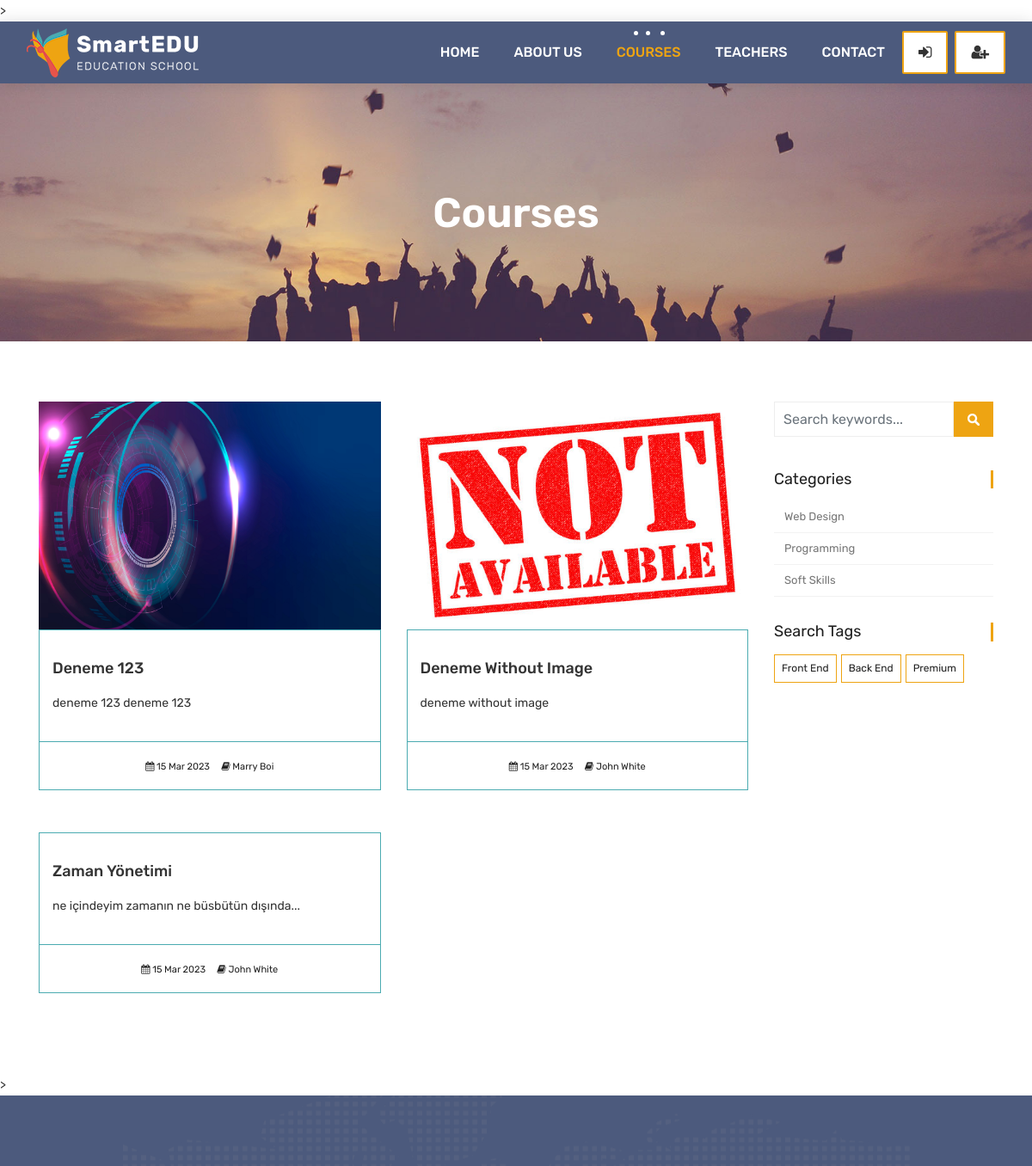
The app's page /courses/ (upper part), older data.
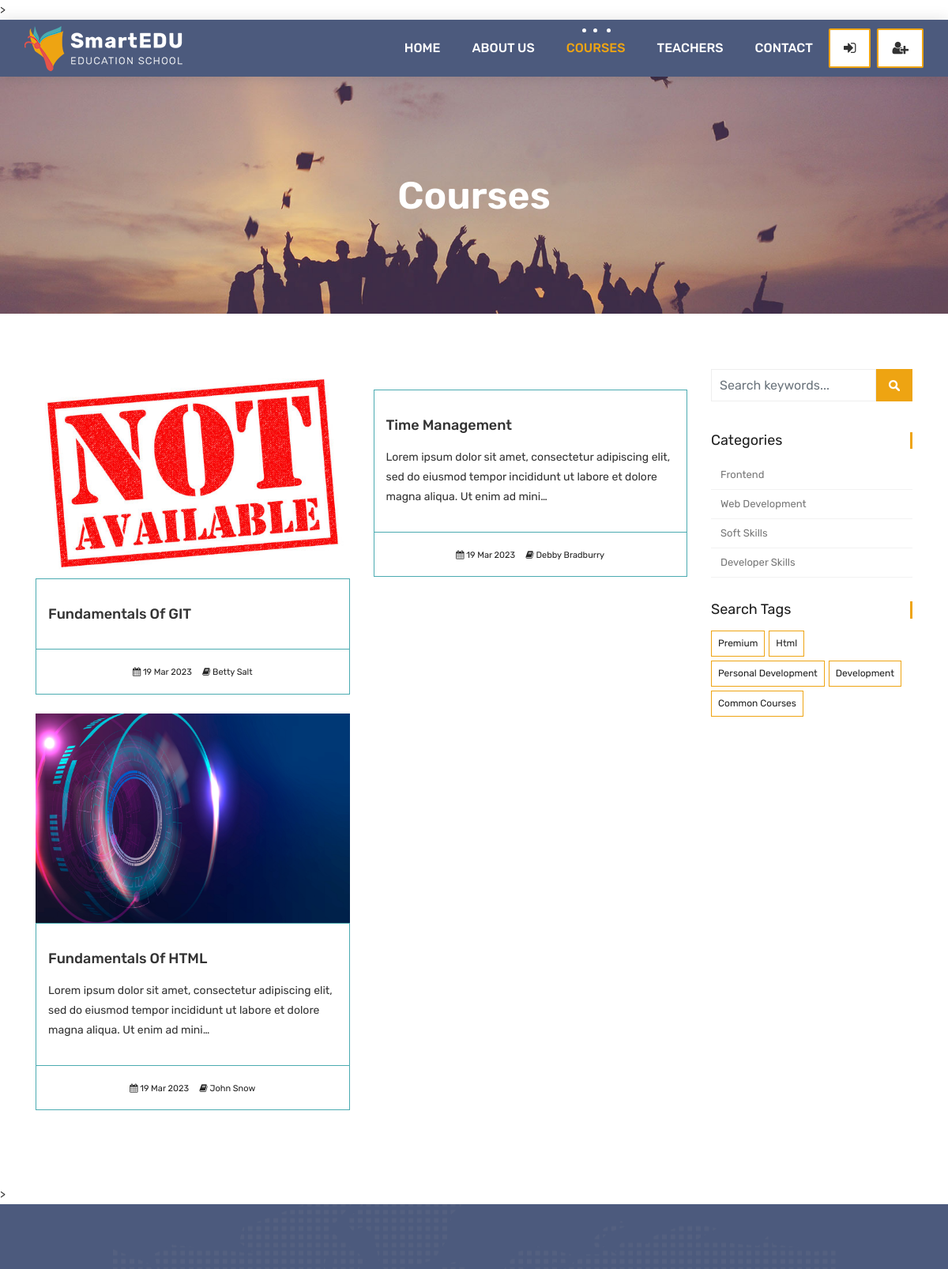
The same page, newer data.
### courses/models.py (models this page shows, shortened)
class Course(models.Model):
    name = models.CharField(max_length=200, unique=True, verbose_name="Course Name", help_text="Enter the course name")
    category = models.ForeignKey(Category, null=True, on_delete=models.DO_NOTHING)
    tags = models.ManyToManyField(Tag, blank=True, null=True)
    students = models.ManyToManyField(User, blank=True, related_name='courses_joined')
    teacher = models.ForeignKey(Teacher, null=True, on_delete=models.CASCADE)
    description = models.TextField(blank=True, null=True)
    image = models.ImageField(upload_to="courses/%Y/%m/%d/", default="default_course_image.jpg")
    date = models.DateTimeField(auto_now=True)
    available = models.BooleanField(default=True)

class Category(models.Model):
    name = models.CharField(max_length=50, null=True)
    slug = models.SlugField(max_length=50, unique=True, null=True)

class Tag(models.Model):
    name = models.CharField(max_length=50, null=True)
    slug = models.SlugField(max_length=50, unique=True, null=True)

### teachers/models.py (models this page shows)
class Teacher(models.Model):
    name = models.CharField(max_length=50)
    title = models.CharField(max_length=50)
    description = models.TextField(blank=True, null=True)
    image = models.ImageField(upload_to="teachers/%Y/%m/%d/", default="teachers/default_teacher_image.jpg")
    facebook = models.URLField(max_length=200, blank=True)
    twitter = models.URLField(max_length=200, blank=True)
    linkedin = models.URLField(max_length=200, blank=True)
    youtube = models.URLField(max_length=200, blank=True)
    def __str__(self):
        return self.name

### courses/views.py (the view)
# urls.py: path('', views.course_list, name="courses"),
def course_list(request, category_slug=None, tag_slug=None):
    category_page = None
    tag_page = None
    categories = categories = Category.objects.all()
    tags = Tag.objects.all()
    current_user = request.user
    if category_slug != None:
        category_page = get_object_or_404(Category, slug=category_slug)
        courses = Course.objects.filter(available=True, category= category_page)
    elif tag_slug != None:
        tag_page = get_object_or_404(Tag, slug=tag_slug)
        courses = Course.objects.filter(available=True, tags=tag_page)
    else:
        if current_user.is_authenticated:
            enrolled_courses = current_user.courses_joined.all()
            courses = Course.objects.all().order_by('-date')
            for course in enrolled_courses:
                courses = courses.exclude(id = course.id)
        else:
            courses = Course.objects.all().order_by('-date')
    context = {
        'courses': courses,
        'categories': categories,
        'tags':tags
    }
    return render(request, 'courses.html', context)

### templates/courses.html
{% extends 'partials/_base.html' %}
{% load static %}
{% block content %}
	<div class="all-title-box">
		<div class="container text-center">
			<h1>Courses</span></h1>
		</div>
	</div>
    <div id="overviews" class="section wb">
        <div class="container">
            <div class="row">
                <div class="col-lg-9 blog-post-single">
                    <div class="row">
						{% for course in courses %}
                        <div class="col-lg-6 col-md-6 col-12 mb-4">
                            <div class="course-item">
                                <div class="image-blog">
                                    <img src="{{course.image.url}}" alt="" class="img-fluid">
                                </div>
                                <div class="course-br">
                                    <div class="course-title">
                                        <h2><a href="{% url 'course_detail' course.category.slug course.id %}" title="">{{course.name}}</a></h2>
                                    </div>
                                    <div class="course-desc">
                                        <p>{{course.description | truncatechars:140}}</p>
                                    </div>
                                </div>
                                <div class="course-meta-bot">
                                    <ul>
                                        <li><i class="fa fa-calendar" aria-hidden="true"></i> {{course.date|date:"d M Y"}}</li>
                                        <li><i class="fa fa-book" aria-hidden="true"></i> {{course.teacher}}</li>
                                    </ul>
                                </div>
                            </div>
                        </div>
						{% endfor %}
                    </div>
                </div>
				<div class="col-lg-3 col-12 right-single">
					<div class="widget-search">
						<div class="site-search-area">
							<form method="get" id="site-searchform" action="{% url 'search' %}">
								<div>
									<input class="input-text form-control" name="search" placeholder="Search keywords..." type="text">
									<input id="searchsubmit" value="Search" type="submit">
								</div>
							</form>
						</div>
					</div>
					<div class="widget-categories">
						<h3 class="widget-title">Categories</h3>
						<ul>
							{% for category in categories %}
								<li><a href="{% url 'courses_by_category' category.slug %}">{{category.name}}</a></li>
							{% endfor %}
						</ul>
					</div>
					<div class="widget-tags">
						<h3 class="widget-title">Search Tags</h3>
						<ul class="tags">
							{% for tag in tags %}
								<li><a href="{% url 'courses_by_tag' tag.slug %}">{% if tag.slug in request.path %} <b>{{tag.name}}</b>{% else %}{{tag.name}}{% endif %}</a></li>
							{% endfor %}
						</ul>
					</div>
				</div>
            </div>
        </div>
    </div>
	{% endblock %}

### templates/partials/_base.html (shortened to what this page needs)
{% load static %}
<!DOCTYPE html>
<html lang="en">
    <link rel="stylesheet" href="{% static 'css/bootstrap.min.css'  %}">
    <link rel="stylesheet" href="{% static 'style.css'  %}">
    <link rel="stylesheet" href="{% static 'css/versions.css'  %}">
    <link rel="stylesheet" href="{% static 'css/responsive.css'  %}">
    <link rel="stylesheet" href="{% static 'css/custom.css'  %}">
</head>
<body class="host_version">
     >
    {% include 'partials/_navbar.html' %}
{% block content %}
{% endblock %}
     >
    {% include 'partials/_footer.html' %}
</body>
</html>

### templates/partials/_navbar.html (shortened to what this page needs)
{% load static %}
	<header class="top-navbar">
		<nav class="navbar navbar-expand-lg navbar-light bg-light">
			<div class="container-fluid">
				<a class="navbar-brand" href="{% url 'index' %}">
					<img src="{% static 'images/logo.png' %}" alt="" />
				</a>
				<div class="collapse navbar-collapse" id="navbars-host">
					<ul class="navbar-nav ml-auto">
						<li class="nav-item {% if '/' == request.path %} active {% endif %}"><a class="nav-link" href="{% url 'index' %}">Home</a></li>
						<li class="nav-item {% if 'about' in request.path %} active {% endif %}"><a class="nav-link" href="{% url 'about' %}">About Us</a></li>
						<li class="nav-item {% if 'courses' in request.path %} active {% endif %}"><a class="nav-link" href="{% url 'courses' %}">Courses</a></li>
						<li class="nav-item {% if 'teachers' in request.path %} active {% endif %}"><a class="nav-link" href="{% url 'teachers' %}">Teachers</a></li>
						<li class="nav-item {% if 'contact' in request.path %} active {% endif %}"><a class="nav-link" href="{% url 'contact' %}">Contact</a></li>
					</ul>
					<ul class="nav navbar-nav navbar-right">
						{% if user.is_authenticated %}
						<li><a class="hover-btn-new log orange mr-2" href="{% url 'dashboard' %}"><span>{{user.username}}</span></a></li>
						<li><a class="hover-btn-new log orange" href="javascript: {document.getElementById('logout').submit()}"><span><i class="fa fa-sign-out"></i></span></a>
								<form action="{% url 'logout' %}" method:POST id="logout">
									{% csrf_token %}
									<input type="hidden">
								</form>
						</li>
						{% else %}
                        <li><a class="hover-btn-new log orange mr-2" href="{% url 'login' %}"><span><i class="fa fa-sign-in"></i></span></a></li>
						<li><a class="hover-btn-new log orange" href="{% url 'register' %}"><span><i class="fa fa-user-plus"></i></span></a></li>
						{% endif %}
                    </ul>
				</div>
			</div>
		</nav>
	</header>

### templates/partials/_footer.html (shortened to what this page needs)
{% load static %}
<footer class="footer">
</footer>
</body>
</html>

Row changes from the older to the newer data that the page shows:
removed Course: image (picture), name "Deneme 123", description "deneme 123 deneme 123", date "15 Mar 2023", teacher "Marry Boi"
removed Course: image (placeholder picture), name "Deneme Without Image", description "deneme without image", date "15 Mar 2023", teacher "John White"
removed Course: name "Zaman Yönetimi", description "ne içindeyim zamanın ne büsbütün dışında...", date "15 Mar 2023", teacher "John White"
removed Category: name "Web Design"
removed Category: name "Programming"
removed Tag: name "Front End"
removed Tag: name "Back End"
added Course: image (placeholder picture), name "Fundamentals Of GIT", date "19 Mar 2023", teacher "Betty Salt"
added Course: name "Time Management", description "Lorem ipsum dolor sit amet, consectetur adipiscing elit, sed do eiusmod tempor incididunt ut labore et dolore magna aliqua. Ut enim ad mini…", date "19 Mar 2023", teacher "Debby Bradburry"
added Course: image (picture), name "Fundamentals Of HTML", description "Lorem ipsum dolor sit amet, consectetur adipiscing elit, sed do eiusmod tempor incididunt ut labore et dolore magna aliqua. Ut enim ad mini…", date "19 Mar 2023", teacher "John Snow"
added Category: name "Frontend"
added Category: name "Web Development"
added Category: name "Developer Skills"
added Tag: name "Html"
added Tag: name "Personal Development"
added Tag: name "Development"
added Tag: name "Common Courses"
